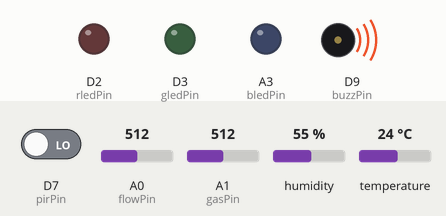
Recording of a sketch running on a simulated Arduino MKR. Shown: output pins drawn as LEDs (lit = HIGH), buzzer (waves = sounding, pin HIGH). Inputs (shaded band) come from the test bench; at power-on: D7 (pirPin) LOW, A0 (flowPin) = 512, A1 (gasPin) = 512, humidity 55 %, temperature 24 °C. WiFi joins after 1.5 s; servers stay silent unless stated; network time is answered at once with the bench clock; uploads are accepted with an empty reply; the local clock reads 2024-03-15 10:24:30 at power-on unless the sketch sets it; what the sketch prints to the serial monitor is not drawn.

Above: at 35.1 s.
At 38.0 s:
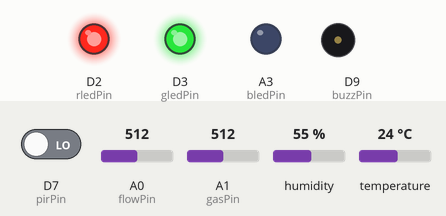
At 40.4 s:
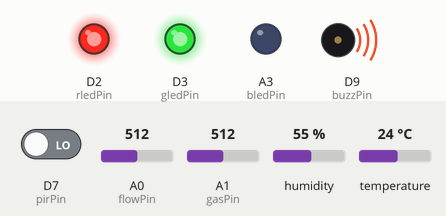
Timing chart, 0 to 42.6 s (numbered marks = the images above):
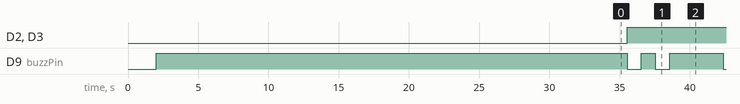

Measured:
- by itself, D2 (rledPin), D3 (gledPin): LOW → HIGH at 35.5 s
- by itself, D9 (buzzPin): repeats every 6.8 s: HIGH 1.0 s, LOW 1.0 s, HIGH 3.8 s, LOW 1.0 s
- by itself, everything shown: repeats every 6.8 s, in 4 steps

The sketch:

patrolg.ino
```cpp
#include <WiFiNINA.h>
#include <DHT22.h>
#include <NTPClient.h>
#include <WiFiUdp.h>

// WiFi credentials
char ssid[] = "Fairy";
char pass[] = "1608z246<3";

// Pin definitions
#define buzzPin 9
#define flowPin A0
#define rledPin 2
#define gledPin 3
#define bledPin A3
#define gasPin A1
#define tem_huPin A2
#define pirPin 7

// Sensor objects
DHT22 dht22(tem_huPin);

// InfluxDB 2.x configuration
const char* influxHost = "10.197.56.165";  // CHANGE TO YOUR INFLUXDB IP
int influxPort = 8086;
String org = "MDX";
String bucket = "Prison_Data";
String measurementName = "prison_sensors";
String token = "_OTXDBpW35G-H70RjyKn2QHZAlwcSU7mETHX3vmn-7dnD1WAoXnC8jrzForcxTz7HJ6DZpQUUXn_alcPEYgE2Q==";

// NTP Client for timestamps
WiFiUDP ntpUDP;
NTPClient timeClient(ntpUDP, "pool.ntp.org");

// Thresholds
int waterThreshold = 200;

WiFiClient influxClient;

// ====== WIFI CONNECTION ======

void connectWiFi() {
  Serial.print(F("[WiFi] Connecting to "));
  Serial.println(ssid);

  WiFi.begin(ssid, pass);

  int attempts = 0;
  while (WiFi.status() != WL_CONNECTED && attempts < 30) {
    delay(500);
    Serial.print(".");
    attempts++;
  }

  if (WiFi.status() == WL_CONNECTED) {
    Serial.println(F("\n[WiFi] Connected!"));
    Serial.print(F("[WiFi] IP Address: "));
    Serial.println(WiFi.localIP());
  } else {
    Serial.println(F("\n[WiFi] Connection failed!"));
  }
}

// ====== INFLUXDB HELPER FUNCTIONS ======

String readClientResponse(WiFiClient &c) {
  String resp = "";
  unsigned long start = millis();
  while (c.connected() || c.available()) {
    while (c.available()) {
      char ch = c.read();
      resp += ch;
      if (resp.length() > 8000) {
        resp += "\n[TRUNCATED]";
        return resp;
      }
    }
    if (millis() - start > 2000) break;
  }
  return resp;
}

bool measurementExists() {
  Serial.println(F("[InfluxDB] Checking if measurement exists..."));

  if (!influxClient.connect(influxHost, influxPort)) {
    Serial.println(F("[InfluxDB] ✗ Cannot connect for measurement check"));
    return false;
  }

  Serial.println(F("[InfluxDB] ✓ Connected for measurement check"));

  String flux = "{ \"query\": \"from(bucket: '" + bucket + "')"
                " |> range(start: -30d)"
                " |> filter(fn: (r) => r._measurement == '" + measurementName + "')"
                " |> limit(n:1)\" }";

  influxClient.println("POST /api/v2/query HTTP/1.1");
  influxClient.print("Host: "); influxClient.println(influxHost);
  influxClient.print("Authorization: Token "); influxClient.println(token);
  influxClient.println("Accept: application/csv");
  influxClient.println("Content-Type: application/json");
  influxClient.print("Content-Length: "); influxClient.println(flux.length());
  influxClient.println();
  influxClient.print(flux);

  delay(300);
  String resp = readClientResponse(influxClient);
  influxClient.stop();

  if (resp.indexOf(measurementName) != -1) {
    Serial.println(F("[InfluxDB] Measurement exists"));
    return true;
  }

  Serial.println(F("[InfluxDB] Measurement does not exist"));
  return false;
}

bool createMeasurement() {
  Serial.println(F("[InfluxDB] Creating measurement..."));

  if (!influxClient.connect(influxHost, influxPort)) {
    Serial.println(F("[InfluxDB] ✗ Cannot connect for dummy write"));
    return false;
  }

  timeClient.update();
  unsigned long unixTime = timeClient.getEpochTime();

  String data = measurementName + " temperature=0 " + String(unixTime);
  String url = "/api/v2/write?org=" + org + "&bucket=" + bucket + "&precision=s";

  influxClient.print("POST " + url + " HTTP/1.1\r\n");
  influxClient.print("Host: " + String(influxHost) + "\r\n");
  influxClient.print("Authorization: Token " + token + "\r\n");
  influxClient.print("Content-Type: text/plain; charset=utf-8\r\n");
  influxClient.print("Content-Length: " + String(data.length()) + "\r\n");
  influxClient.print("\r\n");
  influxClient.print(data);

  delay(300);
  String resp = readClientResponse(influxClient);
  influxClient.stop();

  if (resp.indexOf("204") != -1 || resp.length() == 0) {
    Serial.println(F("[InfluxDB] ✓ Dummy write successful"));
    return true;
  }

  Serial.println(F("[InfluxDB] ✗ Dummy write failed"));
  Serial.println(resp);
  return false;
}

bool sendToInflux(float temp, float hum, int gasVal, int waterVal, int pirState, int alertState) {
  Serial.println(F("\n--- InfluxDB Write ---"));
  Serial.print(F("Connecting to: "));
  Serial.print(influxHost);
  Serial.print(F(":"));
  Serial.println(influxPort);

  if (!influxClient.connect(influxHost, influxPort)) {
    Serial.println(F("✗ Connection FAILED"));
    return false;
  }

  Serial.println(F("✓ Connected"));

  timeClient.update();
  unsigned long unixTime = timeClient.getEpochTime();
  Serial.print(F("Timestamp: "));
  Serial.println(unixTime);

  // Build line protocol with all your data including alert state
  String data = measurementName;
  data += " temperature=" + String(temp, 2);
  data += ",humidity=" + String(hum, 2);
  data += ",gas=" + String(gasVal);
  data += ",water=" + String(waterVal);
  data += ",motion=" + String(pirState);
  data += ",alert_state=" + String(alertState);
  data += " " + String(unixTime);

  Serial.println(F("Data: "));
  Serial.println(data);

  String url = "/api/v2/write?org=" + org + "&bucket=" + bucket + "&precision=s";

  influxClient.print("POST " + url + " HTTP/1.1\r\n");
  influxClient.print("Host: " + String(influxHost) + "\r\n");
  influxClient.print("Authorization: Token " + token + "\r\n");
  influxClient.print("Content-Type: text/plain; charset=utf-8\r\n");
  influxClient.print("Content-Length: " + String(data.length()) + "\r\n");
  influxClient.print("\r\n");
  influxClient.print(data);

  delay(500);
  String resp = readClientResponse(influxClient);
  influxClient.stop();

  Serial.println(F("Response:"));
  if (resp.length() > 0) {
    Serial.println(resp.substring(0, min(500, (int)resp.length())));
  } else {
    Serial.println(F("(empty - usually means success)"));
  }

  if (resp.indexOf("204") != -1 || resp.length() == 0) {
    Serial.println(F("✓ WRITE SUCCESS"));
    return true;
  } else if (resp.indexOf("401") != -1) {
    Serial.println(F("✗ ERROR 401: Invalid token"));
    return false;
  } else if (resp.indexOf("404") != -1) {
    Serial.println(F("✗ ERROR 404: Bucket or org not found"));
    return false;
  } else {
    Serial.println(F("✗ WRITE FAILED"));
    return false;
  }
}

// ====== SETUP ======

void setup() {
  Serial.begin(9600);
  delay(2000);

  Serial.println(F("\n=== Patrol Guard System Starting ==="));

  // Initialize pins
  pinMode(rledPin, OUTPUT);
  pinMode(gledPin, OUTPUT);
  pinMode(bledPin, OUTPUT);
  pinMode(buzzPin, OUTPUT);
  pinMode(pirPin, INPUT);
  pinMode(gasPin, INPUT);
  pinMode(flowPin, INPUT);

  digitalWrite(buzzPin, HIGH);

  // Connect to WiFi
  connectWiFi();

  if (WiFi.status() == WL_CONNECTED) {
    Serial.println(F("\n[NTP] Initializing time..."));
    timeClient.begin();
    timeClient.update();
    Serial.print(F("[NTP] Epoch time: "));
    Serial.println(timeClient.getEpochTime());

    // Check/create InfluxDB measurement
    bool exists = measurementExists();
    if (!exists) {
      createMeasurement();
    }
  } else {
    Serial.println(F("[ERROR] WiFi not connected - InfluxDB unavailable"));
  }

  Serial.println(F("\nCalibrating PIR sensor..."));
  delay(30000);
  Serial.println(F("PIR sensor ready!"));
  Serial.println(F("=== System Ready ===\n"));
}

// ====== MAIN LOOP ======

void loop() {
  // Read all sensors
  int gasValue = analogRead(gasPin);
  int waterValue = analogRead(flowPin);
  int presence = digitalRead(pirPin);
  int codeState = 0;

  float t = dht22.getTemperature();
  float h = dht22.getHumidity();

  // Print sensor readings
  Serial.print("Water: ");
  Serial.print(waterValue);
  Serial.print(" | Gas: ");
  Serial.print(gasValue);
  Serial.print(" | Temp: ");
  Serial.print(t, 1);
  Serial.print("°C | Humidity: ");
  Serial.print(h, 1);
  Serial.print("% | Motion: ");
  Serial.println(presence ? "YES" : "NO");

  // Determine alert state
  if (presence == LOW && waterValue < waterThreshold) {
    codeState = 1;  // Escape attempt
  }
  else if (t > 35) {
    codeState = 2;  // Fire risk
  }
  else if (gasValue > 500) {
    codeState = 3;  // Gas only
  }

  // Send data to InfluxDB with debug output
  if (WiFi.status() == WL_CONNECTED) {
    sendToInflux(t, h, gasValue, waterValue, presence, codeState);
  } else {
    Serial.println(F("[ERROR] WiFi disconnected!"));
  }

  // Handle LED and buzzer based on state
  if (codeState == 0) {
    // Normal state - white LED
    analogWrite(rledPin, 255);
    analogWrite(gledPin, 255);
    analogWrite(bledPin, 255);

    digitalWrite(buzzPin, LOW);
    delay(250);
    digitalWrite(buzzPin, HIGH);
    delay(1000);
  }
  else {
    // Problem detected - handle with switch
    switch (codeState) {
      case 1:  // Escape attempt
        analogWrite(rledPin, 0);
        analogWrite(gledPin, 0);
        analogWrite(bledPin, 255);  // Blue

        digitalWrite(buzzPin, LOW);
        delay(100);
        digitalWrite(buzzPin, HIGH);
        delay(100);
        digitalWrite(buzzPin, LOW);
        delay(250);
        digitalWrite(buzzPin, HIGH);
        delay(250);
        break;

      case 2:  // Fire risk
        analogWrite(rledPin, 255);
        analogWrite(gledPin, 0);
        analogWrite(bledPin, 0);  // Red

        digitalWrite(buzzPin, LOW);
        delay(2000);
        digitalWrite(buzzPin, HIGH);
        delay(500);
        digitalWrite(buzzPin, LOW);
        delay(4000);
        digitalWrite(buzzPin, HIGH);
        delay(500);
        break;

      case 3:  // Gas detected
        analogWrite(rledPin, 255);
        analogWrite(gledPin, 255);
        analogWrite(bledPin, 0);  // Yellow

        digitalWrite(buzzPin, LOW);
        delay(1000);
        digitalWrite(buzzPin, HIGH);
        delay(1000);
        digitalWrite(buzzPin, LOW);
        delay(1000);
        digitalWrite(buzzPin, HIGH);
        delay(1000);
        break;
    }
  }

  delay(2000);
}
```
